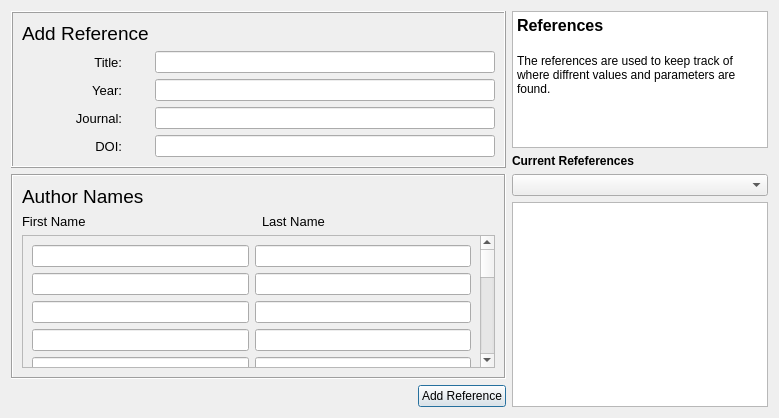
<?xml version="1.0" encoding="UTF-8"?>
<ui version="4.0">
 <class>Dialog</class>
 <widget class="QDialog" name="Dialog">
  <property name="geometry">
   <rect>
    <x>0</x>
    <y>0</y>
    <width>779</width>
    <height>418</height>
   </rect>
  </property>
  <property name="windowTitle">
   <string>Dialog</string>
  </property>
  <layout class="QGridLayout" name="gridLayout_3">
   <item row="3" column="2" rowspan="2">
    <widget class="QTextBrowser" name="textBrowserRef">
     <property name="sizePolicy">
      <sizepolicy hsizetype="Preferred" vsizetype="Preferred">
       <horstretch>0</horstretch>
       <verstretch>0</verstretch>
      </sizepolicy>
     </property>
     <property name="maximumSize">
      <size>
       <width>256</width>
       <height>16777215</height>
      </size>
     </property>
    </widget>
   </item>
   <item row="0" column="2">
    <widget class="QTextBrowser" name="textBrowser">
     <property name="sizePolicy">
      <sizepolicy hsizetype="Preferred" vsizetype="Expanding">
       <horstretch>0</horstretch>
       <verstretch>0</verstretch>
      </sizepolicy>
     </property>
     <property name="maximumSize">
      <size>
       <width>256</width>
       <height>16777215</height>
      </size>
     </property>
     <property name="html">
      <string>&lt;!DOCTYPE HTML PUBLIC &quot;-//W3C//DTD HTML 4.0//EN&quot; &quot;http://www.w3.org/TR/REC-html40/strict.dtd&quot;&gt;
&lt;html&gt;&lt;head&gt;&lt;meta name=&quot;qrichtext&quot; content=&quot;1&quot; /&gt;&lt;style type=&quot;text/css&quot;&gt;
p, li { white-space: pre-wrap; }
&lt;/style&gt;&lt;/head&gt;&lt;body style=&quot; font-family:'MS Shell Dlg 2'; font-size:7.8pt; font-weight:400; font-style:normal;&quot;&gt;
&lt;p style=&quot; margin-top:0px; margin-bottom:0px; margin-left:0px; margin-right:0px; -qt-block-indent:0; text-indent:0px;&quot;&gt;&lt;span style=&quot; font-size:12pt; font-weight:600;&quot;&gt;References&lt;/span&gt;&lt;/p&gt;
&lt;p style=&quot;-qt-paragraph-type:empty; margin-top:0px; margin-bottom:0px; margin-left:0px; margin-right:0px; -qt-block-indent:0; text-indent:0px; font-size:12pt; font-weight:600;&quot;&gt;&lt;br /&gt;&lt;/p&gt;
&lt;p style=&quot; margin-top:0px; margin-bottom:0px; margin-left:0px; margin-right:0px; -qt-block-indent:0; text-indent:0px;&quot;&gt;&lt;span style=&quot; font-size:9pt;&quot;&gt;The references are used to keep track of where diffrent values and parameters are found. &lt;/span&gt;&lt;/p&gt;
&lt;p style=&quot;-qt-paragraph-type:empty; margin-top:0px; margin-bottom:0px; margin-left:0px; margin-right:0px; -qt-block-indent:0; text-indent:0px; font-size:9pt;&quot;&gt;&lt;br /&gt;&lt;/p&gt;
&lt;p style=&quot;-qt-paragraph-type:empty; margin-top:0px; margin-bottom:0px; margin-left:0px; margin-right:0px; -qt-block-indent:0; text-indent:0px; font-size:9pt;&quot;&gt;&lt;br /&gt;&lt;/p&gt;&lt;/body&gt;&lt;/html&gt;</string>
     </property>
    </widget>
   </item>
   <item row="1" column="2">
    <widget class="QLabel" name="label_8">
     <property name="font">
      <font>
       <weight>75</weight>
       <bold>true</bold>
      </font>
     </property>
     <property name="text">
      <string>Current Refeferences</string>
     </property>
    </widget>
   </item>
   <item row="2" column="2">
    <widget class="QComboBox" name="comboBoxRef">
     <property name="sizePolicy">
      <sizepolicy hsizetype="Preferred" vsizetype="Fixed">
       <horstretch>0</horstretch>
       <verstretch>0</verstretch>
      </sizepolicy>
     </property>
     <property name="minimumSize">
      <size>
       <width>0</width>
       <height>0</height>
      </size>
     </property>
     <property name="maximumSize">
      <size>
       <width>256</width>
       <height>36</height>
      </size>
     </property>
     <item>
      <property name="text">
       <string/>
      </property>
     </item>
    </widget>
   </item>
   <item row="4" column="1">
    <widget class="QPushButton" name="pushButtonAddRef">
     <property name="enabled">
      <bool>true</bool>
     </property>
     <property name="text">
      <string>Add Reference</string>
     </property>
    </widget>
   </item>
   <item row="4" column="0">
    <spacer name="horizontalSpacer">
     <property name="orientation">
      <enum>Qt::Horizontal</enum>
     </property>
     <property name="sizeHint" stdset="0">
      <size>
       <width>40</width>
       <height>20</height>
      </size>
     </property>
    </spacer>
   </item>
   <item row="2" column="0" rowspan="2" colspan="2">
    <widget class="QFrame" name="frame">
     <property name="frameShape">
      <enum>QFrame::Box</enum>
     </property>
     <property name="frameShadow">
      <enum>QFrame::Sunken</enum>
     </property>
     <layout class="QGridLayout" name="gridLayout">
      <item row="0" column="0">
       <widget class="QLabel" name="label_7">
        <property name="font">
         <font>
          <pointsize>14</pointsize>
         </font>
        </property>
        <property name="text">
         <string>Author Names</string>
        </property>
       </widget>
      </item>
      <item row="1" column="0">
       <widget class="QLabel" name="label">
        <property name="font">
         <font>
          <pointsize>10</pointsize>
         </font>
        </property>
        <property name="text">
         <string>First Name</string>
        </property>
       </widget>
      </item>
      <item row="1" column="1">
       <widget class="QLabel" name="label_2">
        <property name="font">
         <font>
          <pointsize>10</pointsize>
         </font>
        </property>
        <property name="frameShape">
         <enum>QFrame::NoFrame</enum>
        </property>
        <property name="frameShadow">
         <enum>QFrame::Sunken</enum>
        </property>
        <property name="text">
         <string>Last Name</string>
        </property>
       </widget>
      </item>
      <item row="2" column="0" colspan="2">
       <widget class="QScrollArea" name="scrollArea">
        <property name="sizePolicy">
         <sizepolicy hsizetype="Preferred" vsizetype="Expanding">
          <horstretch>0</horstretch>
          <verstretch>0</verstretch>
         </sizepolicy>
        </property>
        <property name="sizeAdjustPolicy">
         <enum>QAbstractScrollArea::AdjustToContents</enum>
        </property>
        <property name="widgetResizable">
         <bool>true</bool>
        </property>
        <widget class="QWidget" name="scrollAreaWidgetContents_3">
         <property name="geometry">
          <rect>
           <x>0</x>
           <y>0</y>
           <width>445</width>
           <height>542</height>
          </rect>
         </property>
         <layout class="QGridLayout" name="gridLayout_4">
          <item row="0" column="0">
           <widget class="QgsFilterLineEdit" name="textEditFN_0">
            <property name="maximumSize">
             <size>
              <width>16777215</width>
              <height>36</height>
             </size>
            </property>
            <property name="qgisRelation" stdset="0">
             <string notr="true"/>
            </property>
           </widget>
          </item>
          <item row="0" column="1">
           <widget class="QgsFilterLineEdit" name="textEditLN0_0">
            <property name="maximumSize">
             <size>
              <width>16777215</width>
              <height>36</height>
             </size>
            </property>
            <property name="qgisRelation" stdset="0">
             <string notr="true"/>
            </property>
           </widget>
          </item>
          <item row="1" column="0">
           <widget class="QgsFilterLineEdit" name="textEditFN_1">
            <property name="maximumSize">
             <size>
              <width>16777215</width>
              <height>36</height>
             </size>
            </property>
            <property name="qgisRelation" stdset="0">
             <string notr="true"/>
            </property>
           </widget>
          </item>
          <item row="1" column="1">
           <widget class="QgsFilterLineEdit" name="textEditLN0_1">
            <property name="maximumSize">
             <size>
              <width>16777215</width>
              <height>36</height>
             </size>
            </property>
            <property name="qgisRelation" stdset="0">
             <string notr="true"/>
            </property>
           </widget>
          </item>
          <item row="2" column="0">
           <widget class="QgsFilterLineEdit" name="textEditFN_2">
            <property name="maximumSize">
             <size>
              <width>16777215</width>
              <height>36</height>
             </size>
            </property>
            <property name="qgisRelation" stdset="0">
             <string notr="true"/>
            </property>
           </widget>
          </item>
          <item row="2" column="1">
           <widget class="QgsFilterLineEdit" name="textEditLN0_2">
            <property name="maximumSize">
             <size>
              <width>16777215</width>
              <height>36</height>
             </size>
            </property>
            <property name="qgisRelation" stdset="0">
             <string notr="true"/>
            </property>
           </widget>
          </item>
          <item row="3" column="0">
           <widget class="QgsFilterLineEdit" name="textEditFN_3">
            <property name="maximumSize">
             <size>
              <width>16777215</width>
              <height>36</height>
             </size>
            </property>
            <property name="qgisRelation" stdset="0">
             <string notr="true"/>
            </property>
           </widget>
          </item>
          <item row="3" column="1">
           <widget class="QgsFilterLineEdit" name="textEditLN0_3">
            <property name="maximumSize">
             <size>
              <width>16777215</width>
              <height>36</height>
             </size>
            </property>
            <property name="qgisRelation" stdset="0">
             <string notr="true"/>
            </property>
           </widget>
          </item>
          <item row="4" column="0">
           <widget class="QgsFilterLineEdit" name="textEditFN_4">
            <property name="maximumSize">
             <size>
              <width>16777215</width>
              <height>36</height>
             </size>
            </property>
            <property name="qgisRelation" stdset="0">
             <string notr="true"/>
            </property>
           </widget>
          </item>
          <item row="4" column="1">
           <widget class="QgsFilterLineEdit" name="textEditLN0_4">
            <property name="maximumSize">
             <size>
              <width>16777215</width>
              <height>36</height>
             </size>
            </property>
            <property name="qgisRelation" stdset="0">
             <string notr="true"/>
            </property>
           </widget>
          </item>
          <item row="5" column="0">
           <widget class="QgsFilterLineEdit" name="textEditFN_5">
            <property name="maximumSize">
             <size>
              <width>16777215</width>
              <height>36</height>
             </size>
            </property>
            <property name="qgisRelation" stdset="0">
             <string notr="true"/>
            </property>
           </widget>
          </item>
          <item row="5" column="1">
           <widget class="QgsFilterLineEdit" name="textEditLN0_5">
            <property name="maximumSize">
             <size>
              <width>16777215</width>
              <height>36</height>
             </size>
            </property>
            <property name="qgisRelation" stdset="0">
             <string notr="true"/>
            </property>
           </widget>
          </item>
          <item row="6" column="0">
           <widget class="QgsFilterLineEdit" name="textEditFN_6">
            <property name="maximumSize">
             <size>
              <width>16777215</width>
              <height>36</height>
             </size>
            </property>
            <property name="qgisRelation" stdset="0">
             <string notr="true"/>
            </property>
           </widget>
          </item>
          <item row="6" column="1">
           <widget class="QgsFilterLineEdit" name="textEditLN0_6">
            <property name="maximumSize">
             <size>
              <width>16777215</width>
              <height>36</height>
             </size>
            </property>
            <property name="qgisRelation" stdset="0">
             <string notr="true"/>
            </property>
           </widget>
          </item>
          <item row="7" column="0">
           <widget class="QgsFilterLineEdit" name="textEditFN_7">
            <property name="maximumSize">
             <size>
              <width>16777215</width>
              <height>36</height>
             </size>
            </property>
            <property name="qgisRelation" stdset="0">
             <string notr="true"/>
            </property>
           </widget>
          </item>
          <item row="7" column="1">
           <widget class="QgsFilterLineEdit" name="textEditLN0_7">
            <property name="maximumSize">
             <size>
              <width>16777215</width>
              <height>36</height>
             </size>
            </property>
            <property name="qgisRelation" stdset="0">
             <string notr="true"/>
            </property>
           </widget>
          </item>
          <item row="8" column="0">
           <widget class="QgsFilterLineEdit" name="textEditFN_8">
            <property name="maximumSize">
             <size>
              <width>16777215</width>
              <height>36</height>
             </size>
            </property>
            <property name="qgisRelation" stdset="0">
             <string notr="true"/>
            </property>
           </widget>
          </item>
          <item row="8" column="1">
           <widget class="QgsFilterLineEdit" name="textEditLN0_8">
            <property name="maximumSize">
             <size>
              <width>16777215</width>
              <height>36</height>
             </size>
            </property>
            <property name="qgisRelation" stdset="0">
             <string notr="true"/>
            </property>
           </widget>
          </item>
          <item row="9" column="0">
           <widget class="QgsFilterLineEdit" name="textEditFN_9">
            <property name="maximumSize">
             <size>
              <width>16777215</width>
              <height>36</height>
             </size>
            </property>
            <property name="qgisRelation" stdset="0">
             <string notr="true"/>
            </property>
           </widget>
          </item>
          <item row="9" column="1">
           <widget class="QgsFilterLineEdit" name="textEditLN0_9">
            <property name="maximumSize">
             <size>
              <width>16777215</width>
              <height>36</height>
             </size>
            </property>
            <property name="qgisRelation" stdset="0">
             <string notr="true"/>
            </property>
           </widget>
          </item>
          <item row="10" column="0">
           <widget class="QgsFilterLineEdit" name="textEditFN_10">
            <property name="maximumSize">
             <size>
              <width>16777215</width>
              <height>36</height>
             </size>
            </property>
            <property name="qgisRelation" stdset="0">
             <string notr="true"/>
            </property>
           </widget>
          </item>
          <item row="10" column="1">
           <widget class="QgsFilterLineEdit" name="textEditLN0_10">
            <property name="maximumSize">
             <size>
              <width>16777215</width>
              <height>36</height>
             </size>
            </property>
            <property name="qgisRelation" stdset="0">
             <string notr="true"/>
            </property>
           </widget>
          </item>
          <item row="11" column="0">
           <widget class="QgsFilterLineEdit" name="textEditFN_11">
            <property name="maximumSize">
             <size>
              <width>16777215</width>
              <height>36</height>
             </size>
            </property>
            <property name="qgisRelation" stdset="0">
             <string notr="true"/>
            </property>
           </widget>
          </item>
          <item row="11" column="1">
           <widget class="QgsFilterLineEdit" name="textEditLN0_11">
            <property name="maximumSize">
             <size>
              <width>16777215</width>
              <height>36</height>
             </size>
            </property>
            <property name="qgisRelation" stdset="0">
             <string notr="true"/>
            </property>
           </widget>
          </item>
          <item row="12" column="0">
           <widget class="QgsFilterLineEdit" name="textEditFN_12">
            <property name="maximumSize">
             <size>
              <width>16777215</width>
              <height>36</height>
             </size>
            </property>
            <property name="qgisRelation" stdset="0">
             <string notr="true"/>
            </property>
           </widget>
          </item>
          <item row="12" column="1">
           <widget class="QgsFilterLineEdit" name="textEditLN0_12">
            <property name="maximumSize">
             <size>
              <width>16777215</width>
              <height>36</height>
             </size>
            </property>
            <property name="qgisRelation" stdset="0">
             <string notr="true"/>
            </property>
           </widget>
          </item>
          <item row="13" column="0">
           <widget class="QgsFilterLineEdit" name="textEditFN_13">
            <property name="maximumSize">
             <size>
              <width>16777215</width>
              <height>36</height>
             </size>
            </property>
            <property name="qgisRelation" stdset="0">
             <string notr="true"/>
            </property>
           </widget>
          </item>
          <item row="13" column="1">
           <widget class="QgsFilterLineEdit" name="textEditLN0_13">
            <property name="maximumSize">
             <size>
              <width>16777215</width>
              <height>36</height>
             </size>
            </property>
            <property name="qgisRelation" stdset="0">
             <string notr="true"/>
            </property>
           </widget>
          </item>
          <item row="14" column="0">
           <widget class="QgsFilterLineEdit" name="textEditFN_14">
            <property name="maximumSize">
             <size>
              <width>16777215</width>
              <height>36</height>
             </size>
            </property>
            <property name="qgisRelation" stdset="0">
             <string notr="true"/>
            </property>
           </widget>
          </item>
          <item row="14" column="1">
           <widget class="QgsFilterLineEdit" name="textEditLN0_14">
            <property name="maximumSize">
             <size>
              <width>16777215</width>
              <height>36</height>
             </size>
            </property>
            <property name="qgisRelation" stdset="0">
             <string notr="true"/>
            </property>
           </widget>
          </item>
          <item row="15" column="0">
           <widget class="QgsFilterLineEdit" name="textEditFN_15">
            <property name="maximumSize">
             <size>
              <width>16777215</width>
              <height>36</height>
             </size>
            </property>
            <property name="qgisRelation" stdset="0">
             <string notr="true"/>
            </property>
           </widget>
          </item>
          <item row="15" column="1">
           <widget class="QgsFilterLineEdit" name="textEditLN0_15">
            <property name="maximumSize">
             <size>
              <width>16777215</width>
              <height>36</height>
             </size>
            </property>
            <property name="qgisRelation" stdset="0">
             <string notr="true"/>
            </property>
           </widget>
          </item>
          <item row="16" column="0">
           <widget class="QgsFilterLineEdit" name="textEditFN_16">
            <property name="maximumSize">
             <size>
              <width>16777215</width>
              <height>36</height>
             </size>
            </property>
            <property name="qgisRelation" stdset="0">
             <string notr="true"/>
            </property>
           </widget>
          </item>
          <item row="16" column="1">
           <widget class="QgsFilterLineEdit" name="textEditLN0_16">
            <property name="maximumSize">
             <size>
              <width>16777215</width>
              <height>36</height>
             </size>
            </property>
            <property name="qgisRelation" stdset="0">
             <string notr="true"/>
            </property>
           </widget>
          </item>
         </layout>
        </widget>
       </widget>
      </item>
     </layout>
    </widget>
   </item>
   <item row="0" column="0" rowspan="2" colspan="2">
    <widget class="QFrame" name="frame1">
     <property name="frameShape">
      <enum>QFrame::Box</enum>
     </property>
     <property name="frameShadow">
      <enum>QFrame::Raised</enum>
     </property>
     <layout class="QGridLayout" name="gridLayout_2">
      <item row="0" column="0">
       <widget class="QLabel" name="label_42">
        <property name="text">
         <string>&lt;!DOCTYPE HTML PUBLIC &quot;-//W3C//DTD HTML 4.0//EN&quot; &quot;http://www.w3.org/TR/REC-html40/strict.dtd&quot;&gt;
&lt;html&gt;&lt;head&gt;&lt;meta name=&quot;qrichtext&quot; content=&quot;1&quot; /&gt;&lt;style type=&quot;text/css&quot;&gt;
p, li { white-space: pre-wrap; }
&lt;/style&gt;&lt;/head&gt;&lt;body style=&quot; font-family:'MS Shell Dlg 2'; font-size:8pt; font-weight:400; font-style:normal;&quot;&gt;
&lt;p style=&quot; margin-top:0px; margin-bottom:0px; margin-left:0px; margin-right:0px; -qt-block-indent:0; text-indent:0px;&quot;&gt;&lt;span style=&quot; font-size:14pt;&quot;&gt;Add Reference&lt;/span&gt;&lt;/p&gt;&lt;/body&gt;&lt;/html&gt;</string>
        </property>
       </widget>
      </item>
      <item row="3" column="0">
       <widget class="QLabel" name="label_5">
        <property name="maximumSize">
         <size>
          <width>100</width>
          <height>16777215</height>
         </size>
        </property>
        <property name="font">
         <font>
          <pointsize>10</pointsize>
          <weight>50</weight>
          <bold>false</bold>
          <strikeout>false</strikeout>
         </font>
        </property>
        <property name="text">
         <string>Journal:</string>
        </property>
        <property name="alignment">
         <set>Qt::AlignRight|Qt::AlignTrailing|Qt::AlignVCenter</set>
        </property>
       </widget>
      </item>
      <item row="2" column="0">
       <widget class="QLabel" name="label_4">
        <property name="maximumSize">
         <size>
          <width>100</width>
          <height>16777215</height>
         </size>
        </property>
        <property name="font">
         <font>
          <pointsize>10</pointsize>
          <weight>50</weight>
          <bold>false</bold>
          <strikeout>false</strikeout>
         </font>
        </property>
        <property name="text">
         <string>Year:</string>
        </property>
        <property name="alignment">
         <set>Qt::AlignRight|Qt::AlignTrailing|Qt::AlignVCenter</set>
        </property>
       </widget>
      </item>
      <item row="1" column="0">
       <widget class="QLabel" name="label_3">
        <property name="maximumSize">
         <size>
          <width>100</width>
          <height>16777215</height>
         </size>
        </property>
        <property name="font">
         <font>
          <pointsize>10</pointsize>
          <weight>50</weight>
          <bold>false</bold>
          <strikeout>false</strikeout>
         </font>
        </property>
        <property name="text">
         <string>Title:</string>
        </property>
        <property name="alignment">
         <set>Qt::AlignRight|Qt::AlignTrailing|Qt::AlignVCenter</set>
        </property>
       </widget>
      </item>
      <item row="1" column="1">
       <widget class="QgsFilterLineEdit" name="textEditTitle">
        <property name="maximumSize">
         <size>
          <width>16777215</width>
          <height>36</height>
         </size>
        </property>
        <property name="inputMethodHints">
         <set>Qt::ImhNone</set>
        </property>
        <property name="qgisRelation" stdset="0">
         <string notr="true"/>
        </property>
       </widget>
      </item>
      <item row="4" column="0">
       <widget class="QLabel" name="label_6">
        <property name="maximumSize">
         <size>
          <width>100</width>
          <height>16777215</height>
         </size>
        </property>
        <property name="font">
         <font>
          <pointsize>10</pointsize>
          <weight>50</weight>
          <bold>false</bold>
          <strikeout>false</strikeout>
         </font>
        </property>
        <property name="text">
         <string>DOI:</string>
        </property>
        <property name="alignment">
         <set>Qt::AlignRight|Qt::AlignTrailing|Qt::AlignVCenter</set>
        </property>
       </widget>
      </item>
      <item row="4" column="1">
       <widget class="QgsFilterLineEdit" name="textEditDOI">
        <property name="maximumSize">
         <size>
          <width>16777215</width>
          <height>36</height>
         </size>
        </property>
        <property name="qgisRelation" stdset="0">
         <string notr="true"/>
        </property>
       </widget>
      </item>
      <item row="2" column="1">
       <widget class="QgsFilterLineEdit" name="textEditYear">
        <property name="maximumSize">
         <size>
          <width>16777215</width>
          <height>36</height>
         </size>
        </property>
        <property name="inputMethodHints">
         <set>Qt::ImhNone</set>
        </property>
        <property name="qgisRelation" stdset="0">
         <string notr="true"/>
        </property>
       </widget>
      </item>
      <item row="3" column="1">
       <widget class="QgsFilterLineEdit" name="textEditJournal">
        <property name="maximumSize">
         <size>
          <width>16777215</width>
          <height>36</height>
         </size>
        </property>
        <property name="qgisRelation" stdset="0">
         <string notr="true"/>
        </property>
       </widget>
      </item>
     </layout>
    </widget>
   </item>
  </layout>
 </widget>
 <customwidgets>
  <customwidget>
   <class>QgsFilterLineEdit</class>
   <extends>QLineEdit</extends>
   <header>qgsfilterlineedit.h</header>
  </customwidget>
 </customwidgets>
 <resources/>
 <connections/>
</ui>
